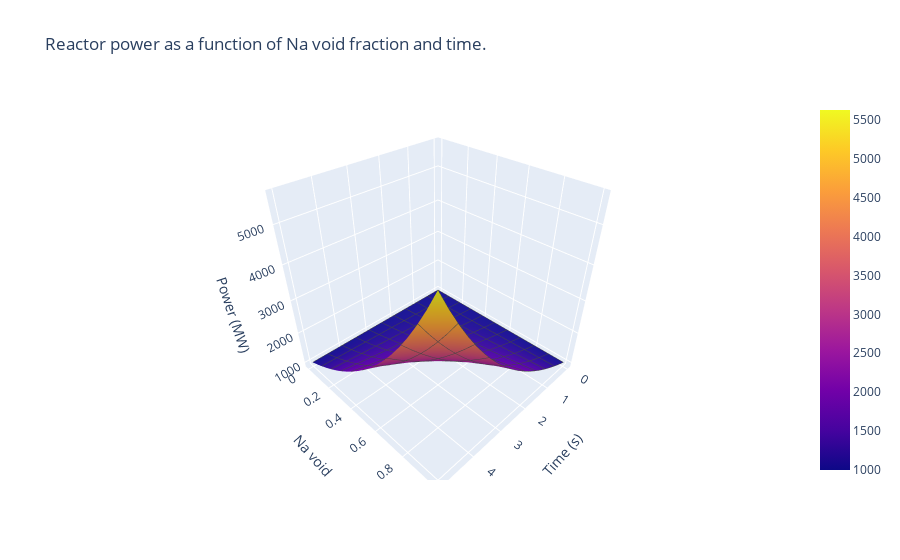

The code cell stored with this chart in its notebook:
### Code cell
"""Pretty 3D pictures!"""
alpha_array = np.linspace(0.0, 1.0, num=20)
time_array = np.linspace(0.0, 5, num=20)
power_surface = np.empty([alpha_array.size, time_array.size])

# Loop over the void and time range to fill in the power surface
for i in range(alpha_array.size):
    for j in range(time_array.size):
        power_surface[i][j] = void_reactor_power(alpha_array[i], time_array[j]).m

fig = go.Figure(
        data=go.Surface(
            x=time_array, 
            y=alpha_array, 
            z=power_surface,
            contours = {
                'x': {'show': True, 'start': 0, 'end': 5, 'size': 0.5},
                'y': {'show': True, 'start': 0, 'end': 1, 'size': 0.1}
        }
        )
)
fig.update_layout(
    title="Reactor power as a function of Na void fraction and time.",
    scene = dict(
        xaxis_title="Time (s)",
        yaxis_title="Na void",
        zaxis_title="Power (MW)",
    )
)
fig.show()

### Figure 1 — Plotly figure (JSON) as saved in the notebook; plotly's stock layout.template omitted (floating-point values rounded to 4 significant figures; data arrays with more than 128 entries replaced by an {"elided": "..."} marker saying what was removed)
{"data": [{"contours": {"x": {"end": 5, "show": true, "size": 0.5, "start": 0}, "y": {"end": 1, "show": true, "size": 0.1, "start": 0}}, "type": "surface", "x": [0, 0.2632, 0.5263, 0.7895, 1.053, 1.316, 1.579, 1.842, 2.105, 2.368, 2.632, 2.895, 3.158, 3.421, 3.684, 3.947, 4.211, 4.474, 4.737, 5], "y": [0, 0.05263, 0.1053, 0.1579, 0.2105, 0.2632, 0.3158, 0.3684, 0.4211, 0.4737, 0.5263, 0.5789, 0.6316, 0.6842, 0.7368, 0.7895, 0.8421, 0.8947, 0.9474, 1], "z": {"elided": "20x20 float values"}}], "layout": {"scene": {"xaxis": {"title": {"text": "Time (s)"}}, "yaxis": {"title": {"text": "Na void"}}, "zaxis": {"title": {"text": "Power (MW)"}}}, "title": {"text": "Reactor power as a function of Na void fraction and time."}}}
